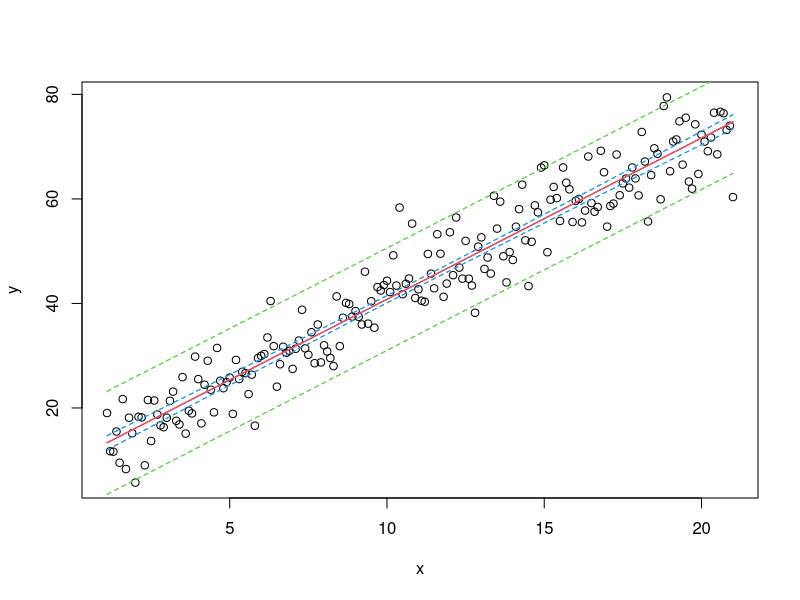

Write R code to recreate this figure.
n<-200
e=rnorm(200,0,5)
a<-11;b<-3
i<-1:n
start<-1
step<-0.1
x<-start+step*i
y<-a+b*x+e
plot(x,y)


b0<-(mean(x*y)-(mean(x)*mean(y)))/(mean(x*x)-mean(x)^2)
b0
a0<-mean(y)-b0*mean(x)
a0
y0<-a0+b0*x
S2<- (1/(n-2))*sum((y-y0)^2)
S2

S2b=S2/sum((x-mean(x))^2)
S2b

S2a<-mean(x^2)*S2b
S2a

R2<-1-(sum((y-y0)^2)/sum((y-mean(y))^2))
R2

F<-(R2/(1-R2))*(n-2)
Fa<-qf(0.95,1,n-2)
F>Fa

xy=data.frame(cbind(x,y))
reg=lm(y~x,data=xy)
summary(reg)

ta=a0/sqrt(S2a)
ta
t<-qt(0.975,n-2)
ta>t


int=predict(reg,interval='conf',level=0.95)
matlines(xy$x,cbind(int),lty=c(1,2,2),col=c(2,4,4))

intpred=predict(reg,interval='pred',level=0.95)
matlines(xy$x,cbind(intpred),lty=c(1,2,2),col=c(2,3,3))


x1=seq(min(xy[,"x"]),max(xy[,"x"]),length=n)
grid=data.frame(x1)


int=predict(reg,new=grid,interval='conf',level=0.95)
matlines(grid$x1,cbind(int),lty=c(1,2,2),col=c(2,4,4))


intpred=predict(reg,new=grid,interval='pred',level=0.95)
matlines(grid$x1,cbind(intpred),lty=c(1,2,2),col=c(2,3,3))